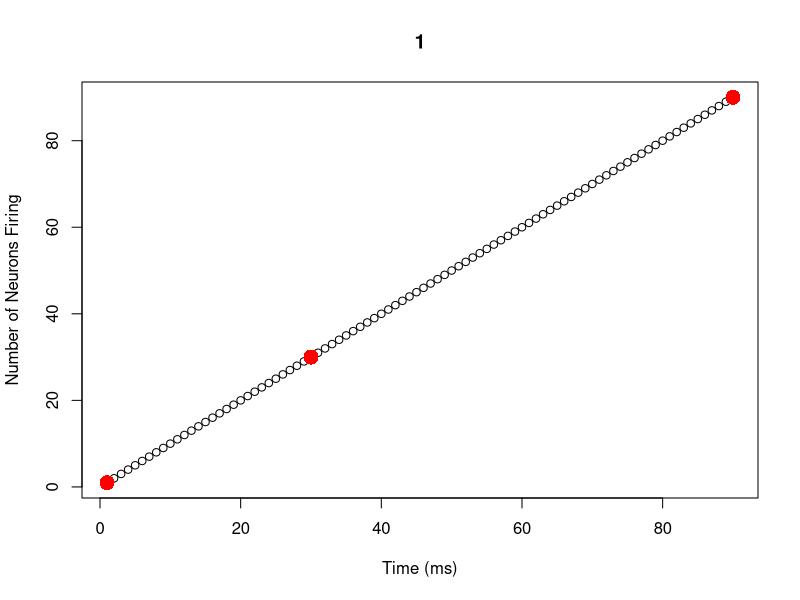
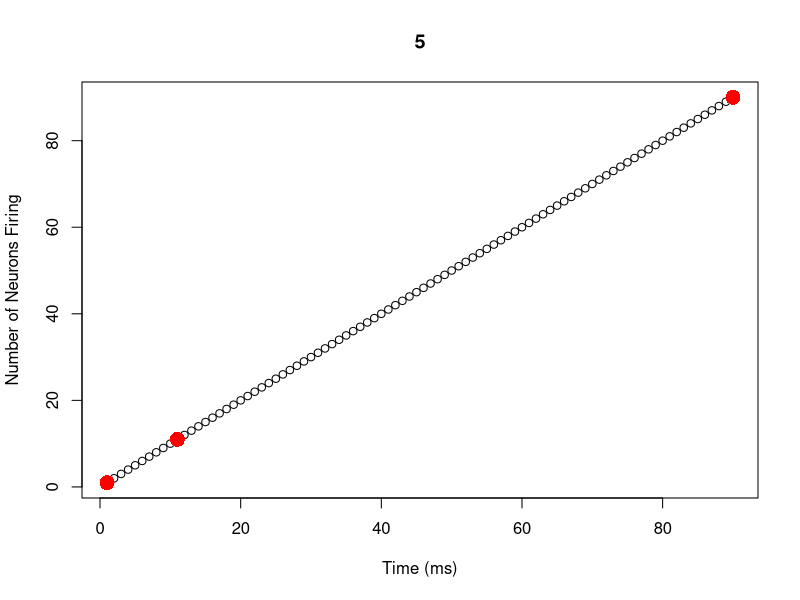
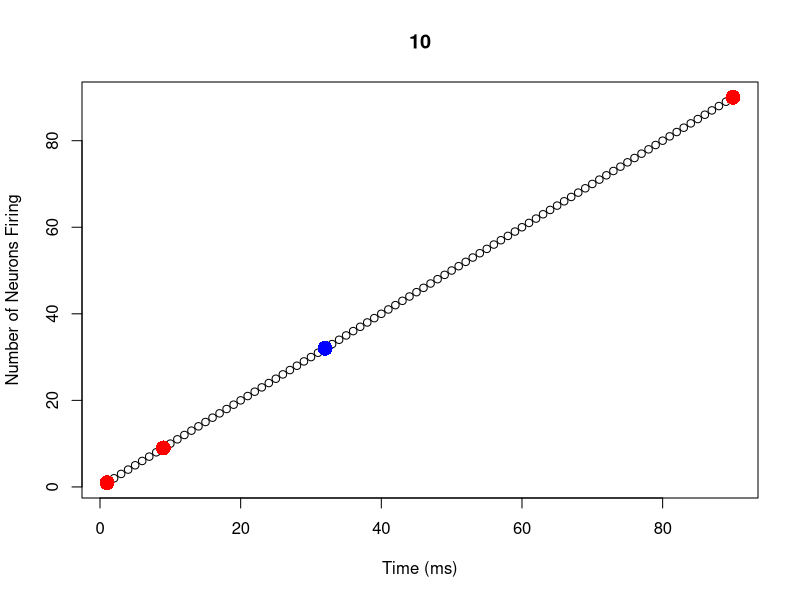
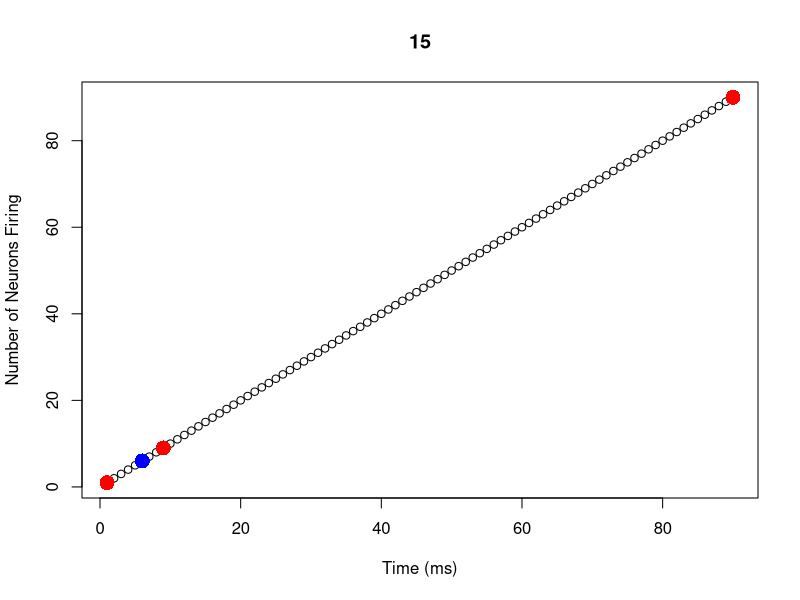
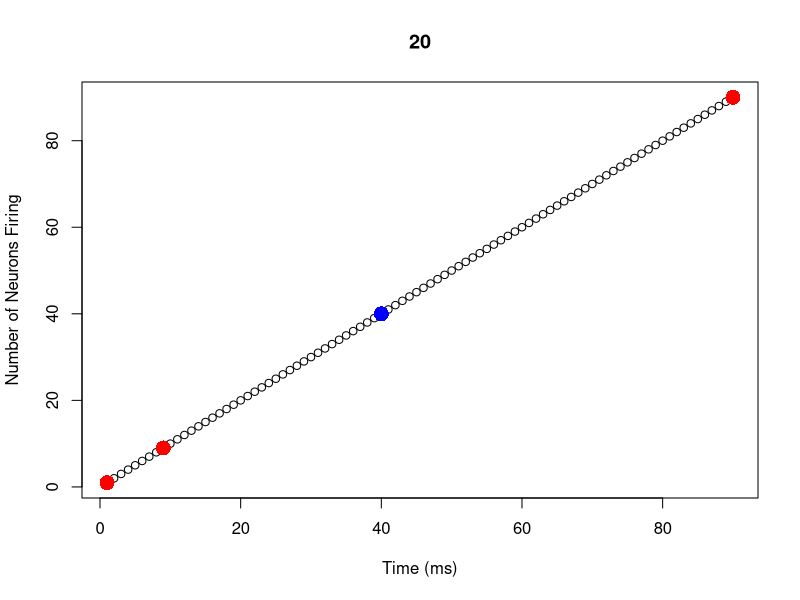
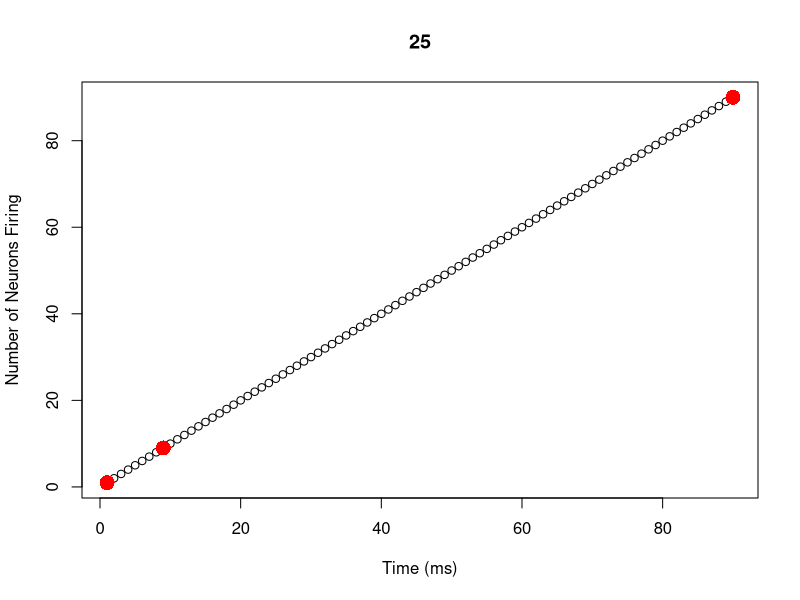
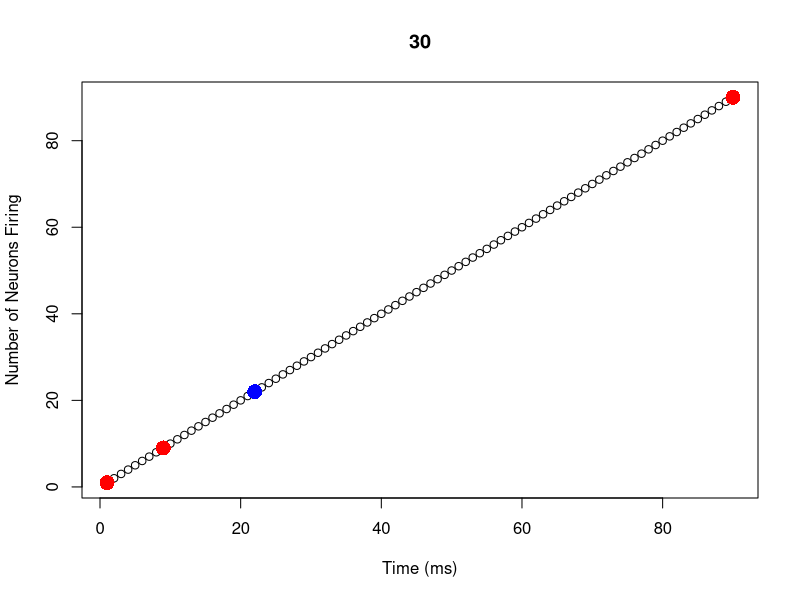
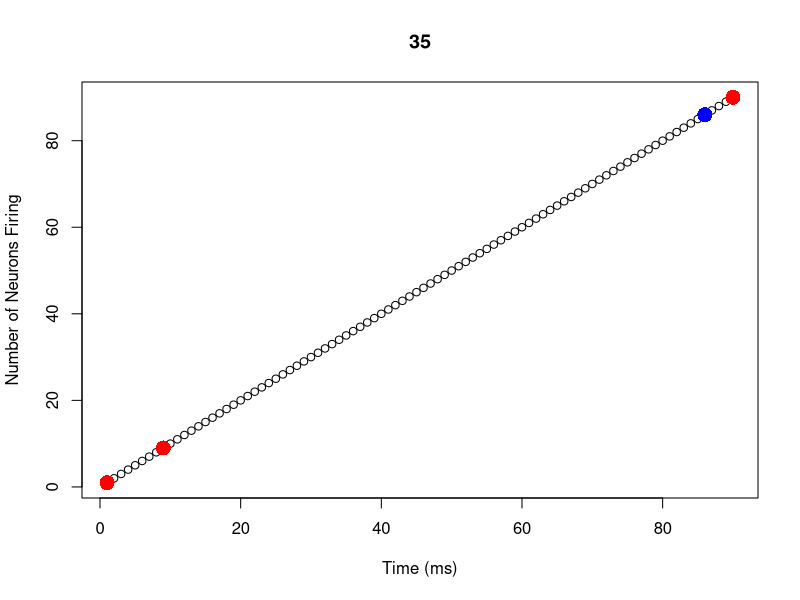

Generate these figures, in order, with R:
#creating our data 
first = rnorm(30, mean = 5, sd = 1) #30 random data points from a normal distribution with mean of 5
second = rnorm(30, mean = 15, sd = 1) #30 random data points from a normal distribution with mean of 15
third = rnorm(30, mean = 30, sd = 1) #30 random data points from a normal distribution with mean of 30

dif_means_0 = c(first) #setting up null set
dif_means_1 = c(first, second) #adding two sets of data points together 
dif_means_2 = c(first, second, third) #adding three sets of data points together

time_0 = 1:30
time_1 = 1:60
time_2 = 1:90

test_data_0 = data.frame(time_0, dif_means_0) #our data with x = time and y = data from 1 set
test_data_1 = data.frame(time_1, dif_means_1) #our data with x = time and y = data from 2 sets
test_data_2 = data.frame(time_2, dif_means_2) #our data with x = time and y = data from 3 sets

#downloading the strucchange package
#install.packages("strucchange")
library("strucchange")

#Bai-Perron Method
bkpts_0 = breakpoints(test_data_0$dif_means_0 ~ test_data_0$time_0, breaks = 5, h = 0.1) #no break points 
bkpts_0$breakpoints #list of x-values (time) for breakpoints

bkpts_1 = breakpoints(test_data_1$dif_means_1 ~ test_data_1$time_1, breaks = 5, h = 0.1) #no break points 
bkpts_1$breakpoints #list of x-values (time) for breakpoints

bkpts_2 = breakpoints(test_data_2$dif_means_2 ~ test_data_2$time_2, breaks = 5, h = 0.1) #no break points 
bkpts_2$breakpoints #list of x-values (time) for breakpoints

#-----------------------------------------------------------------

test_k <- c(1,30,60)
test_k_2 <- c(1,30,50,60)

fitMetrics<-function(k_ends, test_data){

	#create sum objects
	sum_sd = 0
	sum_SSE = 0

	#get and sum standard deviation and SSE for regressions of all intervals
	if(length(k_ends) < 3 ){
		sum_sd = sd(test_data[,2])
		model = lm(test_data[,2]~test_data[,1])
		SSE = sum(model$residuals^2)
		sum_SSE = SSE
	}else{
		for(i in 1:length(k_ends)) {
  			if(k_ends[i] != 1){
			min = k_ends[i-1]
			x_values = test_data[c(min:i),1] #getting the x values in the interval
			y_values = test_data[c(min:i),2] #getting the y values in the interval
			data = data.frame(x_values, y_values) #re-making this into a dataframe 
			sum_sd = sum_sd + sd(y_values) #adding up all the standard deviations
			model = lm(y_values~x_values)
			SSE = sum(model$residuals^2)
			sum_SSE = sum_SSE + SSE #adding up all the SSEs 
			}
		}
	}
	c(sum_sd,sum_SSE)

}

new_metrics = fitMetrics(test_k, test_data_1)
old_metrics = fitMetrics(test_k_2, test_data_1)

sigma_new = new_metrics[1]
sigma_old = old_metrics[1]
SSE_new = new_metrics[2]
SSE_old = old_metrics[2]

ratio = exp(-1/(2 * sigma_new) * SSE_new) + exp(-1/(2 * sigma_old) * SSE_old)
u = runif(1) #random number from 0 to 1 taken from a normal distribution 

#our temporary L
if(ratio > 1) { 
  print("new")
} else if(ratio > u) {
  print("new")
} else {
  print("old")
}

#-----------------------------------------------------------------

#complete BAR - Variation 0 (Random/Random/Random)


#-------Key:
# k           = breakpoint's x-axis values 
# time        = integer x-values of the entire data set 
# interations = number of runs through Metropolis hastings 
# make        = the proportion (decimal) of the make step to occuring
# murder      = the proportion (decimal) of the murder step to occuring
  #note: the make and murder need to add to less then one 
bar0 = function(k, time, data, iterations, make, murder){ 

  prob_mmm = c(make, murder) #combining the two probabilties of make and murder that the user specifies 

  full_data = cbind(as.numeric(time), as.numeric(data)) #combing the time and data inputs from user

  n = max(full_data[,1]) #finding max value

  k_ends = c(min(full_data[,1]), k, max(full_data[,1])) #adding in end points to k values 

  fitMetrics<-function(k_ends, test_data){

	  #create sum objects
	  sum_sd = 0
	  sum_SSE = 0

	  #get and sum standard deviation and SSE for regressions of all intervals
	  if(length(k_ends) < 3 ){
		  sum_sd = sd(test_data[,2])
		  model = lm(test_data[,2]~test_data[,1])
		  SSE = sum(model$residuals^2)
		  sum_SSE = SSE
	  }else{
		  for(i in 1:length(k_ends)) {
  			if(k_ends[i] != 1){
			    min = k_ends[i-1]
			    x_values = test_data[c(min:i),1] #getting the x values in the interval
			    y_values = test_data[c(min:i),2] #getting the y values in the interval
			    data = data.frame(x_values, y_values) #re-making this into a dataframe 
			    sum_sd = sum_sd + sd(y_values) #adding up all the standard deviations
			    model = lm(y_values~x_values)
			    SSE = sum(model$residuals^2)
			    sum_SSE = sum_SSE + SSE #adding up all the SSEs 
			  }
		  }
	  }
	  c(sum_sd,sum_SSE)
  }
  
  #random make function, this makes a random point 
  count = 0 
  barMake0<-function(k_ends){
    
    count = count + 1 #this check to make sure we do not get stuck in an infinite loop 
    if(count < 15 ) {
      rand_spot = sample(k_ends[1]:k_ends[length(k_ends)], 1) #selects a random spot
      k_ends_final = sort(c(k_ends, rand_spot)) #adds the random spot and sorts it 
      d = diff(k_ends_final) #finds the difference between all the spots 
      if(min(d) < 3) { #this make sure an additional point is not to close to a point already in existance 
        barMake0(k_ends)
      } else {
        return(k_ends_final) #the old breakpoints + the new breakpoints 
      }
    }
    
  }
  
  
  #this function kills one breakpoint randomly 
  barMurder0<-function(k_ends){

	  k = k_ends[c(-1,-length(k_ends))]
	  random_num = sample(1:length(k), 1)
	  k_ends_final = k_ends[-(random_num+1)]
	  return(k_ends_final)

  }

  #kills a point randomly and then adds a point randomly 
  barMove0<-function(k_ends){

	  k_ends_less = barMurder0(k_ends)
	  k_ends_final = barMake0(k_ends_less)
	  return(k_ends_final)

  }

  #initializing matrixes 
  ratio_data = matrix(NA, nrow=1, ncol=6)
  all_k_new = matrix(NA, nrow=1, ncol=(n/3))
  all_k_best = matrix(NA, nrow=1, ncol=(n/3))

  #Metroplis Hastings 
  for(i in 1:iterations){

    old_metrics = fitMetrics(k_ends, full_data)
    sigma_old = old_metrics[1]
    SSE_old = old_metrics[2]

    u_step = runif(1) #random number from 0 to 1 taken from a uniform distribution for selecting step

    if(length(k_ends) < 3 | u_step < prob_mmm[1]){
      c_step = "make"
    } else if(u_step > prob_mmm[1] & u_step < sum(prob_mmm)){
      c_step = "murder"
    } else{
      c_step = "move"
    }

    if(c_step == "make"){
      k_ends_new = barMake0(k_ends)
    } else if (c_step == "murder"){
      k_ends_new = barMurder0(k_ends)
    } else{
      k_ends_new = barMove0(k_ends)
    }

    new_metrics = fitMetrics(k_ends_new, full_data)
    sigma_new = new_metrics[1]
    SSE_new = new_metrics[2]

    ratio = exp((-1*n*log((sqrt(2*pi)*sigma_new)+0.00001)-(1/(2*sigma_new^2+0.00001))*SSE_new)+((n*log(sqrt(2*pi)*sigma_old)+0.00001)+(1/(2*sigma_old^2+0.00001))*SSE_old))
    u_ratio = runif(1) #random number from 0 to 1 taken from a uniform distribution 

    if(ratio > u_ratio) {
      choice = "new"
    } else {
      choice = "old"
    }

    if(choice == "new"){
      k_ends = k_ends_new
    }else{
      k_ends = k_ends
    }

    ratio_data_print = c(ratio, u_ratio, sigma_new, SSE_new, sigma_old, SSE_old)
    k_ends_new_print = c(k_ends_new, rep(NA, (n/3)-length(k_ends_new)))
    k_ends_best_print = c(k_ends, rep(NA, (n/3)-length(k_ends)))

    ratio_data = rbind(ratio_data, ratio_data_print)
    all_k_new = rbind(all_k_new, k_ends_new_print)
    all_k_best = rbind(all_k_best, k_ends_best_print)

  }
  
  #cleaning up the matrixs 
  ratio_data = ratio_data[-1,]
  all_k_new = all_k_new[-1,colSums(is.na(all_k_new))<nrow(all_k_new)]
  all_k_best = all_k_best[-1,colSums(is.na(all_k_best))<nrow(all_k_best)]

  #plotting 
  plot(full_data, main = 1, xlab = "Time (ms)", ylab = "Number of Neurons Firing")
  points(all_k_new[1,],full_data[all_k_new[1,],2], col="blue", pch= 16, cex = 2)
  points(all_k_best[1,],full_data[all_k_best[1,],2], col="red", pch= 16, cex=2)
  for(i in 1:20) {
    n = i * 5
    plot(full_data, main = n, xlab = "Time (ms)", ylab = "Number of Neurons Firing")
    points(all_k_new[n,],full_data[all_k_new[n,],2], col="blue", pch= 16, cex = 2)
    points(all_k_best[n,],full_data[all_k_best[n,],2], col="red", pch= 16, cex = 2)
  }
  
  #prints the results
  print(ratio_data)
  print(all_k_new)
  print(all_k_best)
  
}

#calling the function
bar0(bkpts_2$breakpoints, test_data_2[,1], test_data_2[,1], 100, 0.4, 0.4)
